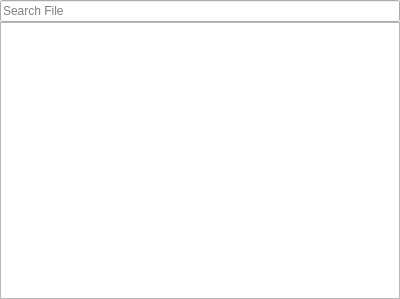
<?xml version="1.0" encoding="UTF-8"?>
<ui version="4.0">
 <class>ProjectDock</class>
 <widget class="QDockWidget" name="ProjectDock">
  <property name="geometry">
   <rect>
    <x>0</x>
    <y>0</y>
    <width>400</width>
    <height>299</height>
   </rect>
  </property>
  <property name="windowTitle">
   <string>Project</string>
  </property>
  <widget class="QWidget" name="Project">
   <layout class="QVBoxLayout" name="verticalLayout">
    <property name="spacing">
     <number>0</number>
    </property>
    <property name="leftMargin">
     <number>0</number>
    </property>
    <property name="topMargin">
     <number>0</number>
    </property>
    <property name="rightMargin">
     <number>0</number>
    </property>
    <property name="bottomMargin">
     <number>0</number>
    </property>
    <item>
     <widget class="QLineEdit" name="m_search_project_files_edit">
      <property name="text">
       <string/>
      </property>
      <property name="placeholderText">
       <string>Search File</string>
      </property>
      <property name="clearButtonEnabled">
       <bool>false</bool>
      </property>
     </widget>
    </item>
    <item>
     <widget class="tools::QUnselectableTreeView" name="m_project_files_tree_view">
      <property name="editTriggers">
       <set>QAbstractItemView::DoubleClicked|QAbstractItemView::EditKeyPressed</set>
      </property>
      <property name="dragEnabled">
       <bool>true</bool>
      </property>
      <property name="dragDropMode">
       <enum>QAbstractItemView::DragDrop</enum>
      </property>
      <property name="defaultDropAction">
       <enum>Qt::IgnoreAction</enum>
      </property>
      <property name="selectionMode">
       <enum>QAbstractItemView::SingleSelection</enum>
      </property>
      <property name="selectionBehavior">
       <enum>QAbstractItemView::SelectRows</enum>
      </property>
      <property name="sortingEnabled">
       <bool>false</bool>
      </property>
      <property name="headerHidden">
       <bool>true</bool>
      </property>
      <attribute name="headerVisible">
       <bool>false</bool>
      </attribute>
     </widget>
    </item>
   </layout>
  </widget>
 </widget>
 <customwidgets>
  <customwidget>
   <class>tools::QUnselectableTreeView</class>
   <extends>QTreeView</extends>
   <header location="global">egnim/tools/shared/unselectable_view.h</header>
  </customwidget>
 </customwidgets>
 <resources/>
 <connections/>
</ui>
